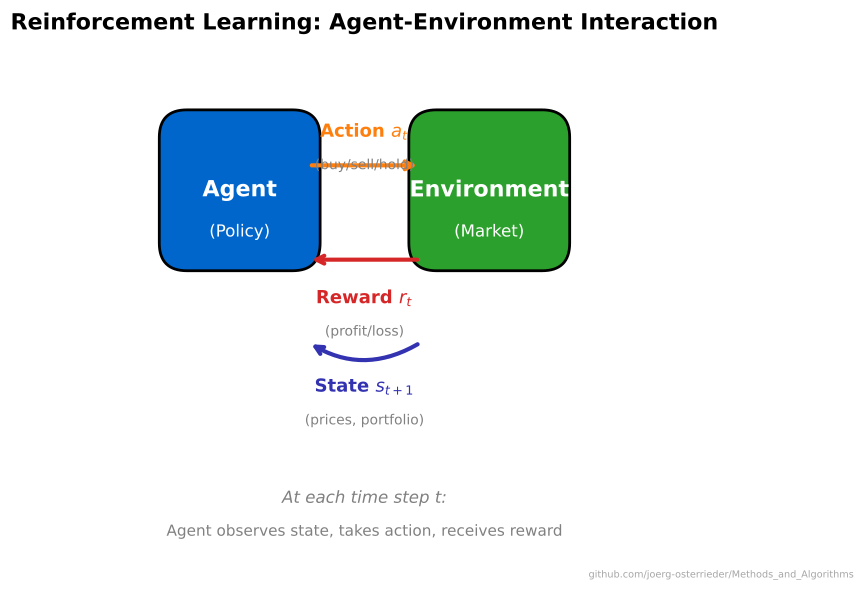

The Python source for this figure:
"""RL Agent-Environment Loop - Core RL interaction diagram"""
import matplotlib.pyplot as plt
import matplotlib.patches as mpatches
from pathlib import Path

plt.rcParams.update({
    'font.size': 14, 'axes.labelsize': 14, 'axes.titlesize': 16,
    'xtick.labelsize': 13, 'ytick.labelsize': 13, 'legend.fontsize': 13,
    'figure.figsize': (10, 6), 'figure.dpi': 150,
    'axes.spines.top': False,
    'axes.spines.right': False
})

MLPURPLE = '#3333B2'
MLBLUE = '#0066CC'
MLGREEN = '#2CA02C'
MLORANGE = '#FF7F0E'

CHART_METADATA = {
    "title": "RL Loop",
    "description": "Agent-environment interaction cycle in reinforcement learning",
    "url": "https://github.com/Digital-AI-Finance/methods-algorithms/tree/master/slides/L06_Embeddings_RL/03_rl_loop"
}

fig, ax = plt.subplots(figsize=(10, 6))

# Draw Agent box
agent = mpatches.FancyBboxPatch((0.15, 0.55), 0.25, 0.25,
                                  boxstyle="round,pad=0.02,rounding_size=0.05",
                                  facecolor=MLBLUE, edgecolor='black', linewidth=2)
ax.add_patch(agent)
ax.text(0.275, 0.675, 'Agent', ha='center', va='center', fontsize=16,
        fontweight='bold', color='white')
ax.text(0.275, 0.60, '(Policy)', ha='center', va='center', fontsize=12, color='white')

# Draw Environment box
env = mpatches.FancyBboxPatch((0.60, 0.55), 0.25, 0.25,
                                boxstyle="round,pad=0.02,rounding_size=0.05",
                                facecolor=MLGREEN, edgecolor='black', linewidth=2)
ax.add_patch(env)
ax.text(0.725, 0.675, 'Environment', ha='center', va='center', fontsize=16,
        fontweight='bold', color='white')
ax.text(0.725, 0.60, '(Market)', ha='center', va='center', fontsize=12, color='white')

# Arrow: Action (Agent -> Environment)
ax.annotate('', xy=(0.60, 0.72), xytext=(0.40, 0.72),
            arrowprops=dict(arrowstyle='->', color=MLORANGE, lw=3))
ax.text(0.50, 0.78, 'Action $a_t$', ha='center', va='center', fontsize=13,
        fontweight='bold', color=MLORANGE)
ax.text(0.50, 0.72, '(buy/sell/hold)', ha='center', va='center', fontsize=10,
        color='gray')

# Arrow: State (Environment -> Agent, bottom path)
ax.annotate('', xy=(0.40, 0.40), xytext=(0.60, 0.40),
            arrowprops=dict(arrowstyle='->', color=MLPURPLE, lw=3,
                           connectionstyle='arc3,rad=-0.3'))
ax.text(0.50, 0.32, 'State $s_{t+1}$', ha='center', va='center', fontsize=13,
        fontweight='bold', color=MLPURPLE)
ax.text(0.50, 0.26, '(prices, portfolio)', ha='center', va='center', fontsize=10,
        color='gray')

# Arrow: Reward
ax.annotate('', xy=(0.40, 0.55), xytext=(0.60, 0.55),
            arrowprops=dict(arrowstyle='->', color='#D62728', lw=3))
ax.text(0.50, 0.48, 'Reward $r_t$', ha='center', va='center', fontsize=13,
        fontweight='bold', color='#D62728')
ax.text(0.50, 0.42, '(profit/loss)', ha='center', va='center', fontsize=10,
        color='gray')

# Time step annotation
ax.text(0.50, 0.12, 'At each time step t:', ha='center', va='center', fontsize=12,
        style='italic', color='gray')
ax.text(0.50, 0.06, 'Agent observes state, takes action, receives reward',
        ha='center', va='center', fontsize=11, color='gray')

ax.set_xlim(0, 1)
ax.set_ylim(0, 1)
ax.set_aspect('equal')
ax.axis('off')
ax.set_title('Reinforcement Learning: Agent-Environment Interaction', fontsize=16,
             fontweight='bold', y=0.95)

# Add URL annotation
plt.figtext(0.99, 0.01, CHART_METADATA['url'],
            fontsize=7, color='gray', ha='right', va='bottom', alpha=0.7)

plt.tight_layout()
plt.savefig(Path(__file__).parent / 'chart.pdf', dpi=300, bbox_inches='tight')
plt.close()
print("Chart saved: 03_rl_loop/chart.pdf")
